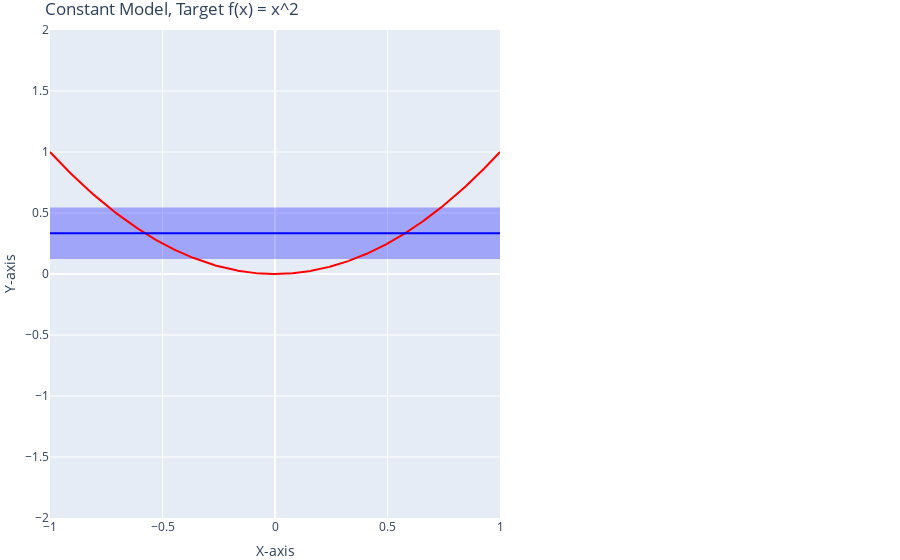

Source (notebook cell):
### Code cell
g_bar_vec = np.vectorize(sympy.lambdify([x], g_bar, "numpy"))
var_vec = np.vectorize(sympy.lambdify([x], var, "numpy"))

# Sample data for the x-axis
x_vals = np.linspace(-1, 1, 1000)

# Sample data for the upper and lower bounds of the filled area
upper_bound = g_bar_vec(x_vals) + np.sqrt(var_vec(x_vals))
lower_bound = g_bar_vec(x_vals) - np.sqrt(var_vec(x_vals))

# Create the area graph using Plotly
fig = go.Figure()

# Add the filled area trace
fig.add_trace(go.Scatter(x=x_vals, y=upper_bound, mode='lines', line=dict(color='rgba(0, 0, 255, 0)'), name='Upper Bound'))
fig.add_trace(go.Scatter(x=x_vals, y=lower_bound, mode='lines', line=dict(color='rgba(0, 0, 255, 0)'), name='Lower Bound'))
fig.add_trace(go.Scatter(x=x_vals, y=upper_bound, fill='tonexty', mode='none', fillcolor='rgba(0, 0, 255, 0.3)', name='Area'))

# Add the function line
fig.add_trace(go.Scatter(x=x_vals, y=x_vals**2, mode='lines', line=dict(color='rgba(255, 0, 0, 1)'), name='Target Function'))
fig.add_trace(go.Scatter(x=x_vals, y=g_bar_vec(x_vals), mode='lines', line=dict(color='rgba(0, 0, 255, 1)'), name='g_bar'))


# Customize layout
fig.update_layout(title='Constant Model, Target f(x) = x^2',
                  xaxis_title='X-axis',
                  yaxis_title='Y-axis',
                  legend=dict(x=0, y=1),
                  showlegend=False,
                  yaxis_range=[-2,2],
                  margin=go.layout.Margin(
                  l=0, #left margin
                  r=400, #right margin
                  b=0, #bottom margin
                  t=30, #top margin
                ))

# Show the plot
fig.show()

### Figure 1 — Plotly figure (JSON) as saved in the notebook; plotly's stock layout.template omitted (floating-point values rounded to 4 significant figures; data arrays with more than 128 entries replaced by an {"elided": "..."} marker saying what was removed)
{"data": [{"line": {"color": "rgba(0, 0, 255, 0)"}, "mode": "lines", "name": "Upper Bound", "type": "scatter", "x": {"elided": "1000 float values"}, "y": {"elided": "1000 float values"}}, {"line": {"color": "rgba(0, 0, 255, 0)"}, "mode": "lines", "name": "Lower Bound", "type": "scatter", "x": {"elided": "1000 float values"}, "y": {"elided": "1000 float values"}}, {"fill": "tonexty", "fillcolor": "rgba(0, 0, 255, 0.3)", "mode": "none", "name": "Area", "type": "scatter", "x": {"elided": "1000 float values"}, "y": {"elided": "1000 float values"}}, {"line": {"color": "rgba(255, 0, 0, 1)"}, "mode": "lines", "name": "Target Function", "type": "scatter", "x": {"elided": "1000 float values"}, "y": {"elided": "1000 float values"}}, {"line": {"color": "rgba(0, 0, 255, 1)"}, "mode": "lines", "name": "g_bar", "type": "scatter", "x": {"elided": "1000 float values"}, "y": {"elided": "1000 float values"}}], "layout": {"legend": {"x": 0, "y": 1}, "margin": {"b": 0, "l": 0, "r": 400, "t": 30}, "showlegend": false, "title": {"text": "Constant Model, Target f(x) = x^2"}, "xaxis": {"title": {"text": "X-axis"}}, "yaxis": {"range": [-2, 2], "title": {"text": "Y-axis"}}}}
